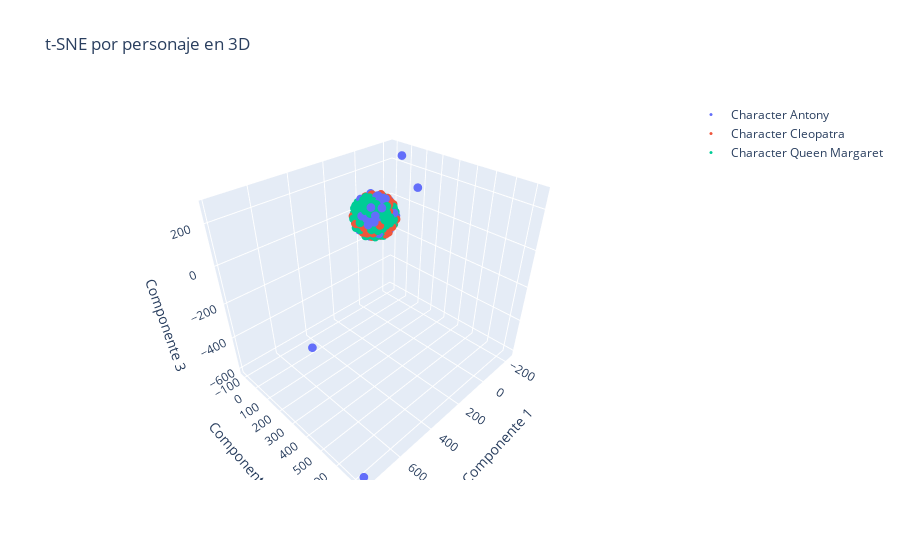

Notebook code for this chart:
### Markdown cell above
## Probamos TSNE en 3 dimensiones

### Code cell
from sklearn.manifold import TSNE
import numpy as np
import plotly.graph_objs as go

# Configurar y ajustar t-SNE para tres dimensiones con inicialización aleatoria
tsne = TSNE(n_components=3, random_state=42, init='random')
X_train_red = tsne.fit_transform(X_train_tf)

fig = go.Figure()

# Añadir trazos para cada clase en 3D
for character in np.unique(y_train):
    mask_train = y_train == character
    fig.add_trace(go.Scatter3d(
        x=X_train_red[mask_train, 0],
        y=X_train_red[mask_train, 1],
        z=X_train_red[mask_train, 2],
        mode='markers',
        marker=dict(size=3),  # Ajustar el tamaño de los puntos
        name=f'Character {character}'
    ))

# Configurar el layout
fig.update_layout(
    title='t-SNE por personaje en 3D',
    scene=dict(
        xaxis_title='Componente 1',
        yaxis_title='Componente 2',
        zaxis_title='Componente 3'
    )
)

# Mostrar el gráfico
fig.show()

### Figure 1 — Plotly figure (JSON) as saved in the notebook; plotly's stock layout.template omitted (floating-point values rounded to 4 significant figures; data arrays with more than 128 entries replaced by an {"elided": "..."} marker saying what was removed)
{"data": [{"marker": {"size": 3}, "mode": "markers", "name": "Character Antony", "type": "scatter3d", "x": {"elided": "177 float values"}, "y": {"elided": "177 float values"}, "z": {"elided": "177 float values"}}, {"marker": {"size": 3}, "mode": "markers", "name": "Character Cleopatra", "type": "scatter3d", "x": {"elided": "143 float values"}, "y": {"elided": "143 float values"}, "z": {"elided": "143 float values"}}, {"marker": {"size": 3}, "mode": "markers", "name": "Character Queen Margaret", "type": "scatter3d", "x": [34.86, -16.11, -69.03, 30.85, 1.538, -85.56, 87.65, 55.13, -10.96, 36.6, 11.51, -27.83, -17.92, 102.9, 0.2114, 38.03, 64.05, -36.73, 19.33, 90.56, 113.1, 81.99, -0.05367, 1.999, 25.48, 24.85, 20.61, 22.7, -14.7, 98.97, -24.04, 15.09, 30.23, -74.45, 12.46, -45.8, -28.24, -13.31, 33.53, 30.33, -80.91, 76.19, 38.78, 90.12, 52.43, 12.65, 105.0, -74.34, 38.48, 51.09, 31.57, 32.29, 33.11, 73.59, 56.6, 68.63, 20.94, 55.75, -7.814, 60.84, 21.24, 44.3, 2.131, 13.49, 36.13, -41.2, 73.43, 34.31, 55.39, 28.3, 61.86, 14.58, -41.67, 41.14, 50.2, 59.64, -53.7, -63.9, -21.95, 27.62, 75.06, 17.37, 7.387, -1.886, 19.71, 39.86, 46.59, 76.18, -38.19, -35.06, 39.02, 57.32, 74.65, -72.48, -2.064, -5.845, 72.73, 42.04, 22.08, 65.66, -6.508, 51.55, 101.6, -12.71, -8.862, -17.83, -62.62, 57.39, -12.1, -55.42, 64.69, 68.46, 10.55, -39.54, 31.02, 31.11, 22.14, 90.43], "y": [31.28, 22.88, -31.0, 62.57, 31.01, -29.85, -24.94, -61.37, -3.985, 29.17, 67.54, 104.6, -79.0, -47.72, 105.2, -76.4, 86.38, 11.94, 1.203, -14.47, 10.99, 17.77, 37.48, -85.23, -2.63, -11.63, -42.57, 22.97, -34.92, -34.89, -41.82, 22.07, -91.81, -19.11, 96.4, 26.5, -24.68, -9.061, 10.12, 19.64, -0.6535, 45.61, -42.03, 67.72, 41.85, -59.84, -18.73, 8.064, 49.38, -2.678, 42.78, 51.82, 65.1, -31.37, -54.2, -49.71, 22.77, -12.09, 34.69, -87.47, -99.73, 56.9, 63.79, 16.91, 90.5, -38.23, -0.597, -85.75, -47.33, 105.6, -53.16, 80.96, -38.16, -61.06, -9.929, 53.95, -59.12, 81.48, -24.67, -62.82, -2.463, 50.99, 8.193, 41.37, 20.05, 85.11, -31.78, 43.39, -63.85, -28.51, -9.155, 15.05, 28.4, -3.073, 104.0, -22.88, -61.85, -33.38, 78.08, 65.77, 77.5, 12.99, -0.9817, 27.59, 10.38, -40.15, -81.48, 1.808, -65.9, 75.07, -80.75, 1.919, 57.52, 93.8, 101.0, -19.93, -25.67, -43.06], "z": [69.57, -62.15, -75.72, 36.97, 17.98, -12.4, 3.669, 11.95, 26.36, -39.26, 53.55, 5.793, 20.09, 3.276, -2.937, 30.88, -28.01, -53.87, -37.39, 56.06, 5.373, 61.87, -47.84, -54.01, 26.41, 103.5, 95.13, 26.4, -36.47, -43.58, -4.454, -37.86, 54.4, 78.6, 52.33, -27.49, 60.43, 78.16, -19.9, 96.09, -22.72, 54.32, 2.652, -20.85, -16.72, -61.0, 28.67, 39.55, 92.08, 98.69, 19.23, -46.65, -73.8, 75.57, -59.84, -10.26, -105.0, -57.88, -26.67, 5.84, -37.57, 61.74, -87.64, 47.19, -26.47, -65.92, -33.33, 0.4062, -32.95, -5.131, 37.46, 27.49, 36.98, -11.62, 34.59, -73.05, -77.34, 28.21, -56.37, 11.79, 79.66, 72.34, 21.24, -72.61, 3.536, 50.97, 92.05, -23.05, 5.06, -25.14, -9.866, -55.81, -71.72, 2.345, 26.53, 34.41, 60.35, 48.52, -47.57, -7.175, 76.25, 77.62, -41.73, 58.03, -18.84, 45.29, 11.08, 55.41, 41.62, 55.52, 36.92, -87.96, -58.04, -28.94, 23.62, 7.774, -11.31, 40.68]}], "layout": {"scene": {"xaxis": {"title": {"text": "Componente 1"}}, "yaxis": {"title": {"text": "Componente 2"}}, "zaxis": {"title": {"text": "Componente 3"}}}, "title": {"text": "t-SNE por personaje en 3D"}}}
